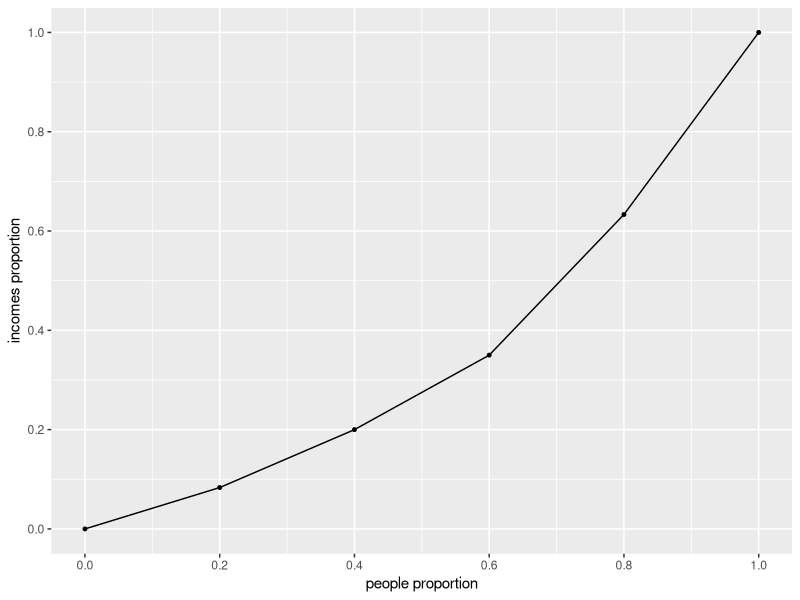
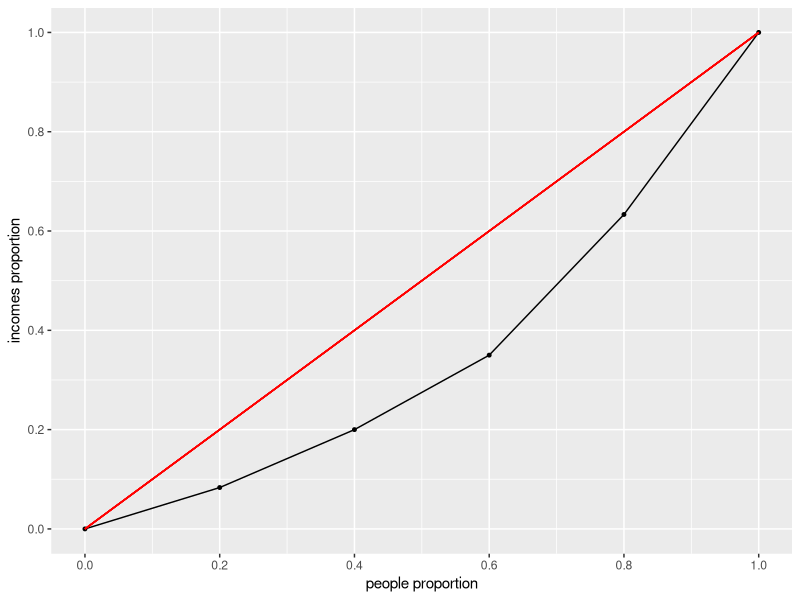
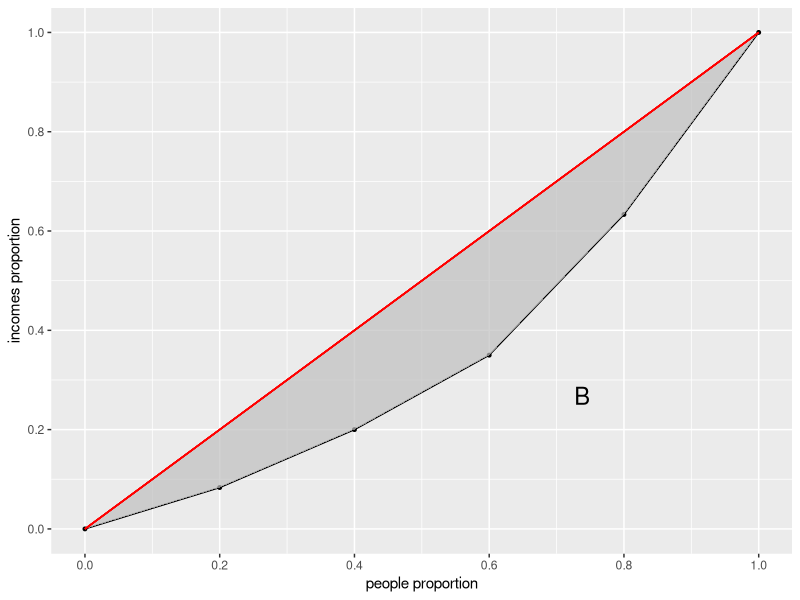
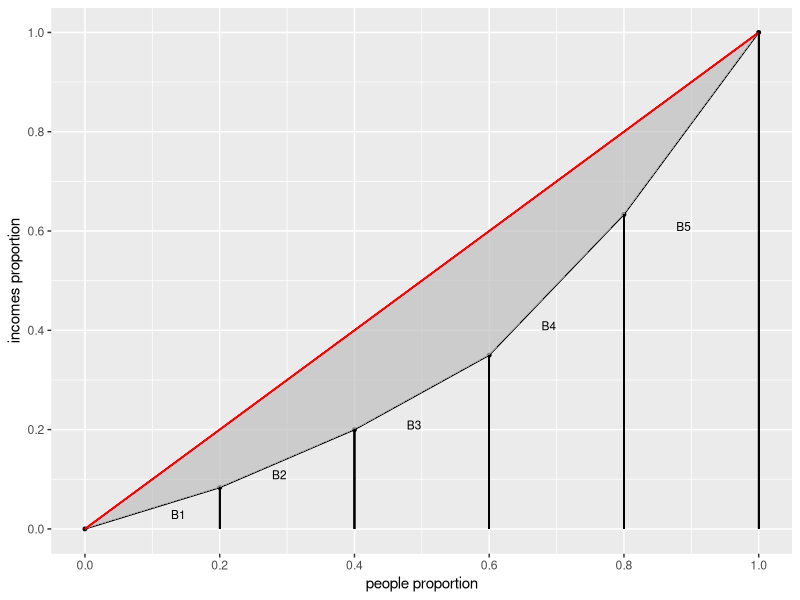
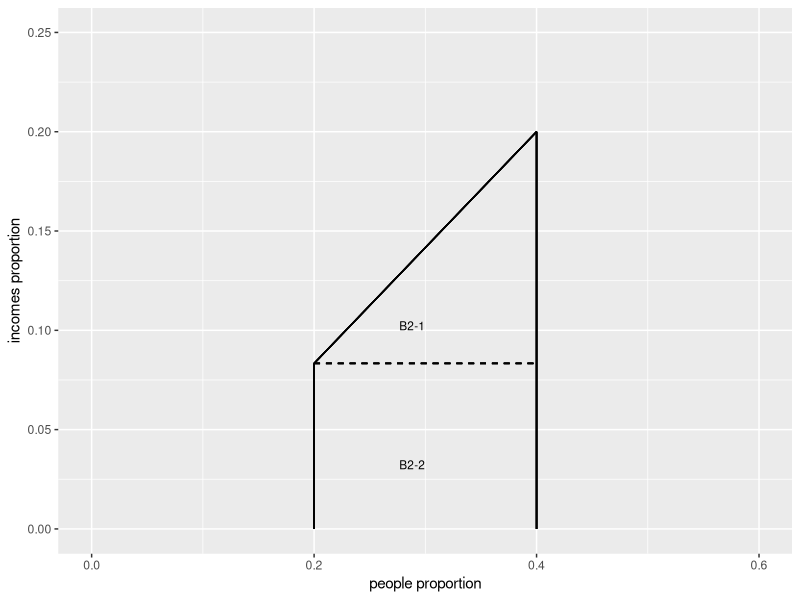
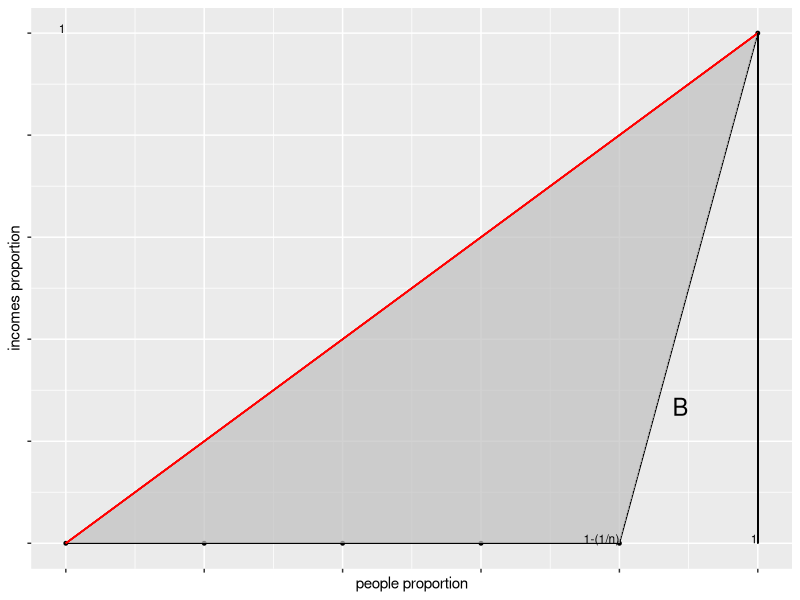

These figures' R source, in order:
## ---- chunk 1
#| label: fig-2_7_lc
#| fig-cap: "@exm-2_7_a 的洛伦兹曲线"
#| warning: false

library(ggplot2)
x <- seq(0, 1, 0.2)
y <- c(0, 5, 7, 9, 17, 22)
y <- cumsum(y)
df <- data.frame(x=x, y=y, yf=(y / 60))
ggplot(df, aes(x=x, y=yf)) +
  geom_line() + 
  scale_x_continuous(limits=c(0, 1), breaks=seq(0, 1, 0.2)) +
  scale_y_continuous(limits=c(0, 1), breaks=seq(0, 1, 0.2)) +
  geom_point(color = "black", size = 1) + 
  labs(x="people proportion", y="incomes proportion")
## ---- chunk 2
#| label: fig-2_7_lc_002
#| fig-cap: "@exm-2_7_a 的包含直线的洛伦兹曲线"
#| warning: false

library(ggplot2)

x <- seq(0, 1, 0.2)
y <- c(0, 5, 7, 9, 17, 22)
y <- cumsum(y)
df <- data.frame(x=x, y=y, yf=(y / 60))
ggplot(df, aes(x=x, y=yf)) +
  geom_line() + 
  scale_x_continuous(limits=c(0, 1), breaks=seq(0, 1, 0.2)) +
  scale_y_continuous(limits=c(0, 1), breaks=seq(0, 1, 0.2)) +
  geom_point(color = "black", size = 1) + 
  geom_segment(x=df$x[1], y=df$yf[1], xend=df$x[length(df$x)], yend=df$yf[length(df$yf)], color="red") +
  labs(x="people proportion", y="incomes proportion")
## ---- chunk 3
#| label: fig-2_7_lc_area
#| fig-cap: "直线[(0, 0), (1, 1)]和洛伦兹曲线之间的面积"
#| warning: false

library(ggplot2)
x <- seq(0, 1, 0.2)
y <- c(0, 5, 7, 9, 17, 22)
y <- cumsum(y)
df <- data.frame(x=x, y=y, yf=(y / 60))
ggplot(df, aes(x=x, y=yf)) +
  geom_line() + 
  scale_x_continuous(limits=c(0, 1), breaks=seq(0, 1, 0.2)) +
  scale_y_continuous(limits=c(0, 1), breaks=seq(0, 1, 0.2)) +
  geom_point(color = "black", size = 1) + 
  geom_polygon(aes(x=x, y=yf), fill="grey", alpha=0.7) +
  geom_segment(x=df$x[1], y=df$yf[1], xend=df$x[length(df$x)], yend=df$yf[length(df$yf)], color="red") + 
  annotate("text", x = 0.75, y = 0.25, label = "B", hjust = 1, vjust = 0, size = 6) +
  labs(x="people proportion", y="incomes proportion")
## ---- chunk 4
#| label: fig-2_7_lc_area_seg
#| fig-cap: "求解 B 的面积" 
#| warning: false

x <- seq(0, 1, 0.2)
y <- c(0, 5, 7, 9, 17, 22)
y <- cumsum(y)
df <- data.frame(x=x, y=y, yf=(y / 60))
ggplot(df, aes(x=x, y=yf)) +
  geom_line() + 
  scale_x_continuous(limits=c(0, 1), breaks=seq(0, 1, 0.2)) +
  scale_y_continuous(limits=c(0, 1), breaks=seq(0, 1, 0.2)) +
  geom_point(color = "black", size = 1) + 
  geom_polygon(aes(x=x, y=yf), fill="grey", alpha=0.7) +
  geom_segment(x=df$x[1], y=df$yf[1], xend=df$x[length(df$x)], yend=df$yf[length(df$yf)], color="red") + 
  geom_segment(x=df$x[2], y=df$yf[2], xend=df$x[2], yend=0) +
  geom_segment(x=df$x[3], y=df$yf[3], xend=df$x[3], yend=0) +
  geom_segment(x=df$x[4], y=df$yf[4], xend=df$x[4], yend=0) +
  geom_segment(x=df$x[5], y=df$yf[5], xend=df$x[5], yend=0) +
  geom_segment(x=df$x[6], y=df$yf[6], xend=df$x[6], yend=0) +
  annotate("text", x = 0.15, y = 0.02, label = "B1", hjust = 1, vjust = 0, size = 3) +
  annotate("text", x = 0.3, y = 0.1, label = "B2", hjust = 1, vjust = 0, size = 3) +
  annotate("text", x = 0.5, y = 0.2, label = "B3", hjust = 1, vjust = 0, size = 3) +
  annotate("text", x = 0.7, y = 0.4, label = "B4", hjust = 1, vjust = 0, size = 3) +
  annotate("text", x = 0.9, y = 0.6, label = "B5", hjust = 1, vjust = 0, size = 3) +
  labs(x="people proportion", y="incomes proportion")
## ---- chunk 5
x <- seq(0, 1, 0.2)
y <- c(0, 5, 7, 9, 17, 22)
y <- cumsum(y)
df <- data.frame(x=x, y=y, yf=(y / 60))
ggplot(df, aes(x=x, y=yf)) +
  scale_x_continuous(limits=c(0, 0.6), breaks=seq(0, 0.6, 0.2)) +
  scale_y_continuous(limits=c(0, 0.25), breaks=seq(0, 0.25, 0.05)) +
  geom_segment(x=df$x[2], y=df$yf[2], xend=df$x[3], yend=df$yf[3]) + 
  geom_segment(x=df$x[2], y=df$yf[2], xend=df$x[2], yend=0) +
  geom_segment(x=df$x[3], y=df$yf[3], xend=df$x[3], yend=0) +
  geom_segment(x=df$x[2], y=df$yf[2], xend=df$x[3], yend=df$yf[2], linetype="dashed") +
  annotate("text", x = 0.3, y = 0.1, label = "B2-1", hjust = 1, vjust = 0, size = 3) +
  annotate("text", x = 0.3, y = 0.03, label = "B2-2", hjust = 1, vjust = 0, size = 3) +
  labs(x="people proportion", y="incomes proportion")
## ---- chunk 6
#| label: fig-2_7_gini_max
#| fig-cap: "最大基尼系数"
#| warning: false

x <- seq(0, 1, 0.2)
y <- c(0, 0, 0, 0, 0, 60)
y <- cumsum(y)
df <- data.frame(x=x, y=y, yf=(y / 60))
ggplot(df, aes(x=x, y=yf)) +
  geom_line() + 
  scale_x_continuous(limits=c(0, 1), breaks=seq(0, 1, 0.2)) +
  scale_y_continuous(limits=c(0, 1), breaks=seq(0, 1, 0.2)) +
  geom_point(color = "black", size = 1) + 
  geom_polygon(aes(x=x, y=yf), fill="grey", alpha=0.7) +
  geom_segment(x=df$x[1], y=df$yf[1], xend=df$x[length(df$x)], yend=df$yf[length(df$yf)], color="red") + 
  geom_segment(x=df$x[2], y=df$yf[2], xend=df$x[2], yend=0) +
  geom_segment(x=df$x[3], y=df$yf[3], xend=df$x[3], yend=0) +
  geom_segment(x=df$x[4], y=df$yf[4], xend=df$x[4], yend=0) +
  geom_segment(x=df$x[5], y=df$yf[5], xend=df$x[5], yend=0) +
  geom_segment(x=df$x[6], y=df$yf[6], xend=df$x[6], yend=0) +
  labs(x="people proportion", y="incomes proportion") +
  theme(  
    axis.text.x = element_blank(),   
    axis.text.y = element_blank(), 
  ) + 
  annotate("text", x = 0.9, y = 0.25, label = "B", hjust = 1, vjust = 0, size = 6) +
  annotate("text", x = 0.8, y = 0, label = "1-(1/n)", hjust = 1, vjust = 0, size = 3) + 
  annotate("text", x = 1, y = 0, label = "1", hjust = 1, vjust = 0, size = 3) + 
  annotate("text", x = 0, y = 1, label = "1", hjust = 1, vjust = 0, size = 3)
